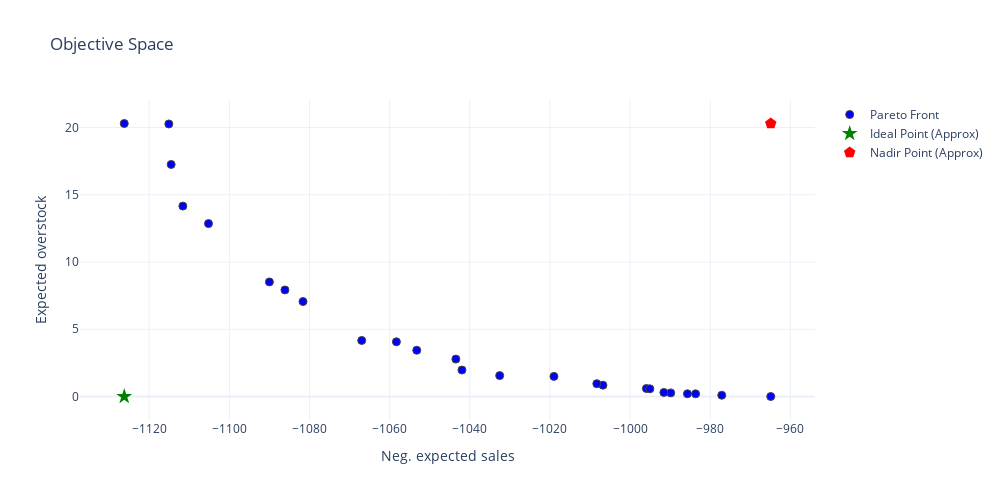

The cell this chart's notebook holds for it:
### Code cell
visualization.plot_objective_space(
    result, 
    y_label="Expected overstock", 
    x_label="Neg. expected sales", 
    title="Objective Space",
    show_ideal_nadir=True,
    scale_objectives=False
    ).update_layout(width=1000, height=500)

### Figure 1 — Plotly figure (JSON) as saved in the notebook; plotly's stock layout.template omitted (floating-point values rounded to 4 significant figures)
{"data": [{"marker": {"color": "blue", "line": {"width": 1}, "size": 8}, "mode": "markers", "name": "Pareto Front", "type": "scatter", "x": [-1115.0, -1105.0, -1082.0, -1043.0, -985.7, -1090.0, -1007.0, -983.6, -977.1, -1053.0, -1008.0, -1112.0, -1058.0, -995.9, -1033.0, -964.9, -989.8, -1115.0, -1019.0, -995.1, -1067.0, -1126.0, -1042.0, -991.6, -1086.0], "y": [20.27, 12.86, 7.06, 2.782, 0.2037, 8.52, 0.8432, 0.1994, 0.09463, 3.44, 0.9533, 14.16, 4.068, 0.5939, 1.553, 0.0, 0.2694, 17.25, 1.496, 0.5702, 4.168, 20.3, 1.969, 0.3004, 7.923]}, {"marker": {"color": "green", "size": 12, "symbol": "star"}, "mode": "markers", "name": "Ideal Point (Approx)", "type": "scatter", "x": [-1126.0], "y": [0]}, {"marker": {"color": "red", "size": 12, "symbol": "pentagon"}, "mode": "markers", "name": "Nadir Point (Approx)", "type": "scatter", "x": [-964.9], "y": [20.3]}], "layout": {"height": 500, "title": {"text": "Objective Space"}, "width": 1000, "xaxis": {"title": {"text": "Neg. expected sales"}}, "yaxis": {"title": {"text": "Expected overstock"}}}}
